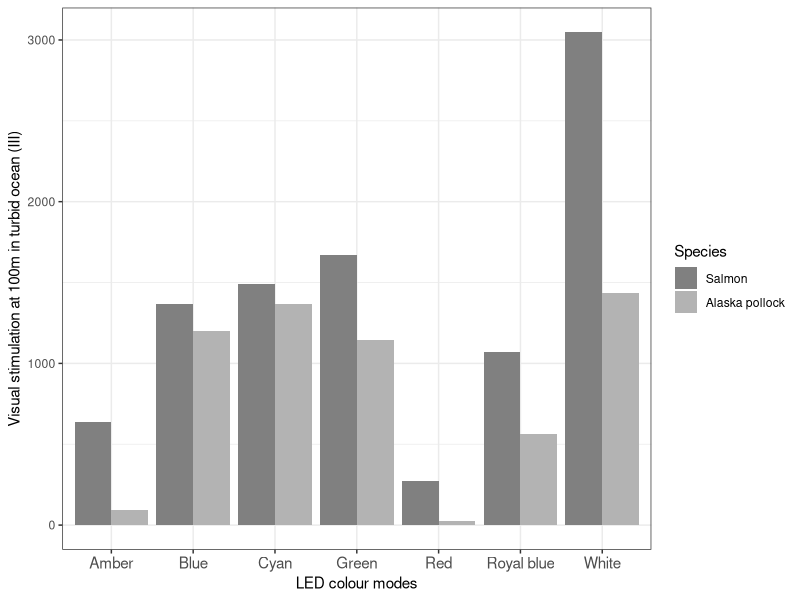
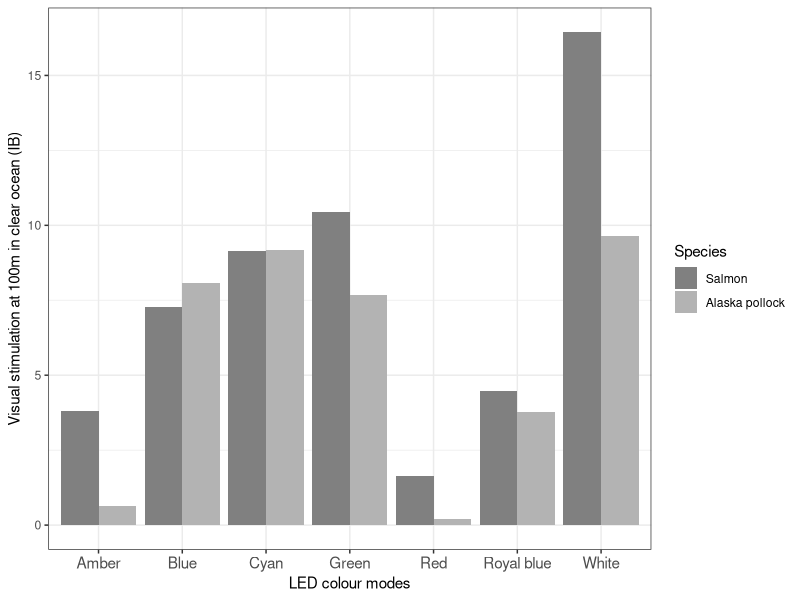
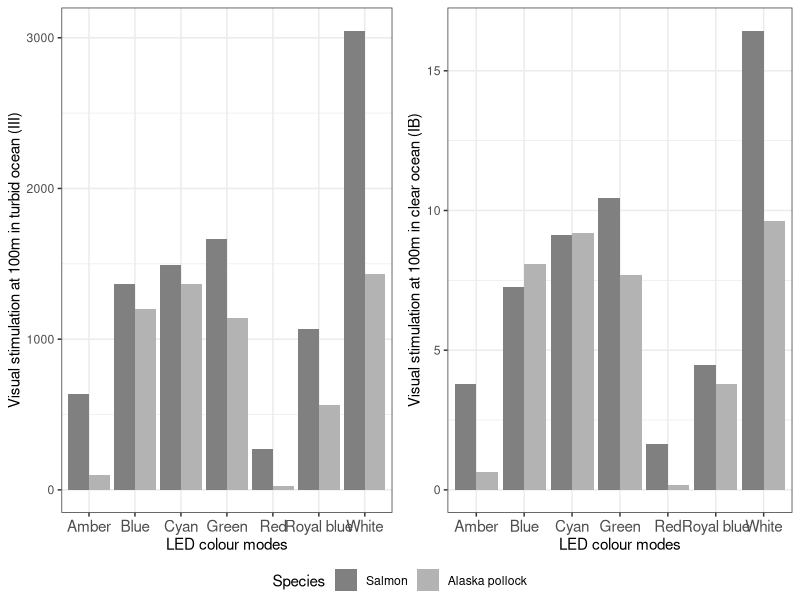
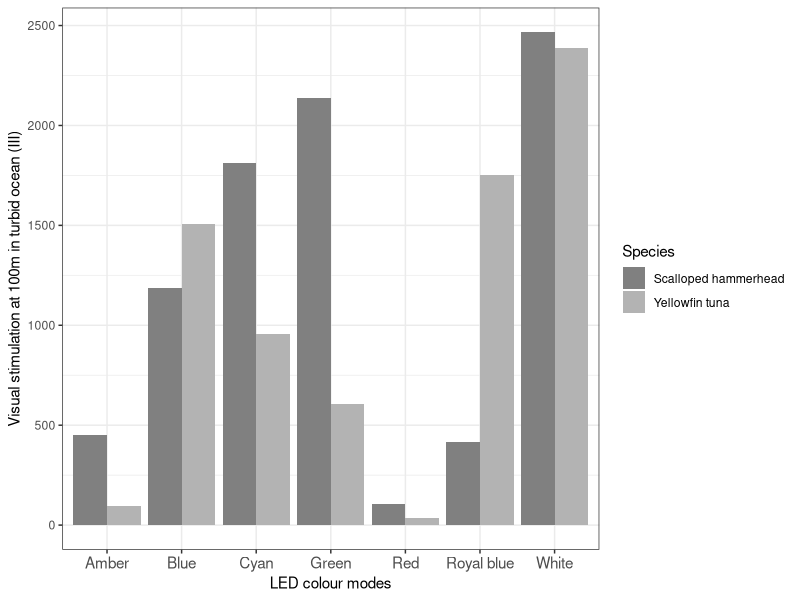
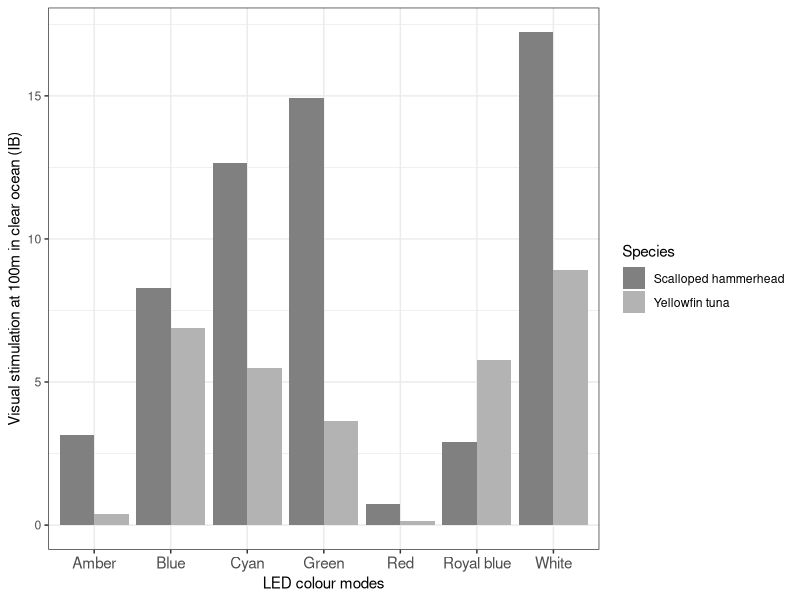
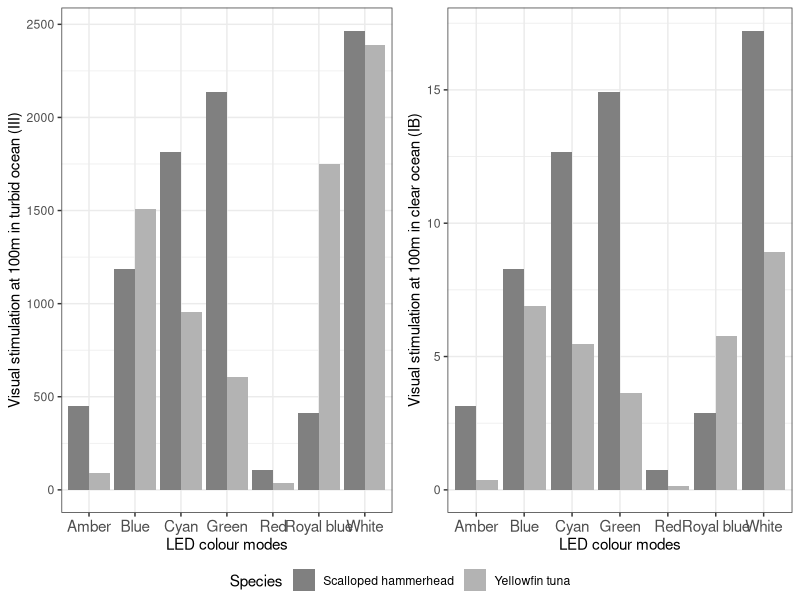
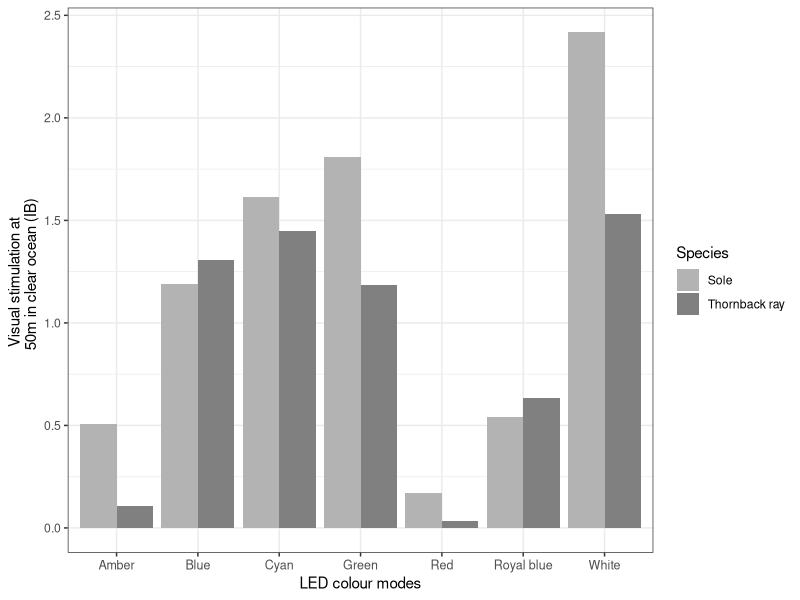
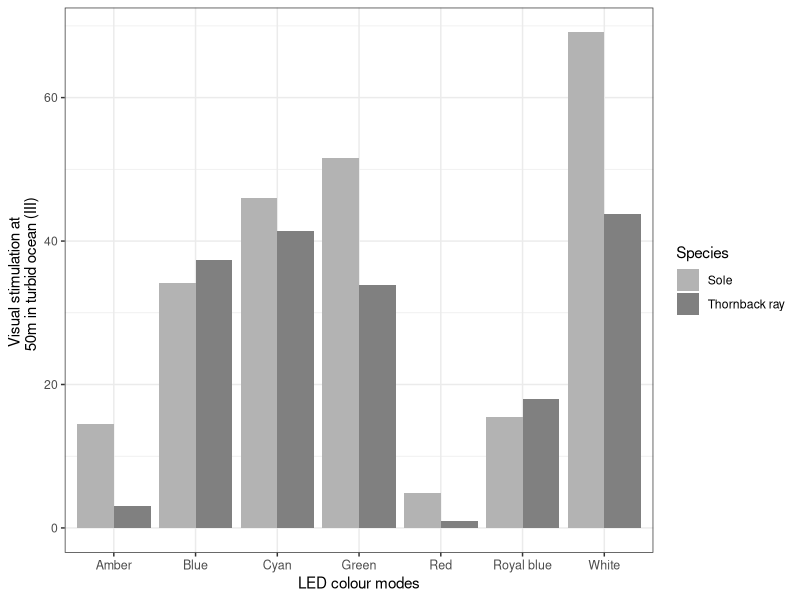

Write the R code that produced these figures, in order.
##Model script for generating values for species' photoreceptor stimulation
##to different coloured LEDs in different water conditions
##Quantum-catch model

#set WD

############Data files####################
##LED COLOURS - irradiance measured 50cm from LED in dark room 
###7 different colour modes.
LED<-read.csv("LED_normalised_new.csv")
##species - generated from inputting peak sensitivities into Pigment Model excel doc.
##which is based on Govardovskiĭ et al 2000 pigment model
species<-read.csv("bycatch_target_sensitivity.csv")
##ocular media files - based on Thorpe et al 1993 pigment classification
###or extracted from the literature from measurements (see Species vision document)
ray_lens<-read.csv("raja_lens_processed.csv")
cod_lens<-read.csv("gadoid_lens_processed.csv")
##need to add 1 up to 700nm
juvenile_yellowfin_lens<-read.csv("juvenile_yellowfin_lens_processed.csv")
sole_lens<-read.csv("raja_lens_processed.csv")
salmon_lens<-read.csv("raja_lens_processed.csv")
##same T50 value as ray
walleye_lens<-read.csv("gadoid_lens_processed.csv")
##gadoid family
juvenile_hammerhead_lens<-read.csv("hammerhead_lens_processed.csv")
##check all 401 in length

##water type backgrounds - extracted from Sticklus 2015, based on Jerlov's ocean quantification
jerlovIb<-read.csv("jerlovIb.csv")
jerlovIII<-read.csv("jerlovIII.csv")

library(dplyr)

##-LED data is normalised for each colour mode (see 'normalising LED spectra' r script)
##species relative sensitivity is the photoreceptor curve for each species (derived from pigment template Govardovskii et al 2000)
##-All relative sensitivities are normalised between 0 and 1.
##-Categories = photoreceptor types (shorter wavelength: sw, medium: mw, longer: lw, rod)
##species = cod, nephrops
##dl=dark,light, unknown (the ambient light conditions that photoreceptor sensitivity was measured in, see Species vision)
##-Aim is to multiply each LED colour mode spectra by each species' sensitivity, 
##then get overall sum of photoreceptor stimulation for different light colour modes
##and for each photoreceptor a species has
##Do the same for background  - multiply photoreceptor sensitivity by background
##then get a ratio of LED to background as final model output
##-Ocular media files (how light transmits through eye structures before retina) for different species
##-These files have been processed from graph extraction software (see 'Ocular media extraction instructions' r script)


##########Species dataframe sorting####################
species_split <- split(species, paste0(species$photoreceptor,sep="_", species$species, sep="_", species$dl))
##split by species, photoreceptor type and dl
##when using bigger dataset, should be maximum of 4 different photoreceptor type
##so maximum of 4 lists per species.
species_split[["lw_salmon_dark"]]
##check out a particular list

a<-lapply(species_split, `[`, 4)

##create a dataframe that reduces lists to just the sensitivity of species,removes every column apart from 4th
#use 'a' to get seperate columns for each species
library("tidyverse")
species_rename<-map2(a, names(a),~rename_all(.x, function(z) paste(.y, z, sep = ".")))
species_df<-(as.data.frame(species_rename))
##add wavelength values in 1nm increments
species_df$wavelength=(300:700)

##next step is to multiply ocular media by photoreceptor sensitivity
##as each ocular media sensitivity is a different file for each species,
##there is separate lines of code for this, per species

#thornbackray
species_df$rod_thornbackray_unknown_OM_sensitivity<-species_df$rod_thornback.ray_unknown.sensitivity*ray_lens$sensitivity
##cod sw
species_df$sw_cod_light_OM_sensitivity<-species_df$sw_cod_light.sensitivity*cod_lens$sensitivity
##cod mw
species_df$mw_cod_light_OM_sensitivity<-species_df$mw_cod_light.sensitivity*cod_lens$sensitivity
##yellowfin rod
species_df$rod_yellowfintuna_dark_OM_sensitivity<-species_df$rod_yellowfin.tuna_dark.sensitivity*juvenile_yellowfin_lens$sensitivity
##yellow fin tuna sw
species_df$sw_yellowfintuna_dark_OM_sensitivity<-species_df$sw_yellowfin.tuna_dark.sensitivity*juvenile_yellowfin_lens$sensitivity
##yellow fin tuna mw
species_df$mw_yellowfintuna_dark_OM_sensitivity<-species_df$mw_yellowfin.tuna_dark.sensitivity*juvenile_yellowfin_lens$sensitivity
##sole sw
species_df$sw_sole_dark_OM_sensitivity<-species_df$sw_sole_dark.sensitivity*sole_lens$sensitivity
#sole mw1
species_df$mw1_sole_dark_OM_sensitivity<-species_df$mw1_sole_dark.sensitivity*sole_lens$sensitivity
#sole mw2
species_df$mw2_sole_dark_OM_sensitivity<-species_df$mw2_sole_dark.sensitivity*sole_lens$sensitivity
#sole lw
species_df$lw_sole_dark_OM_sensitivity<-species_df$lw_sole_dark.sensitivity*sole_lens$sensitivity
#sole rod
species_df$rod_sole_dark_OM_sensitivity<-species_df$rod_sole_dark.sensitivity*sole_lens$sensitivity
#salmon sw
species_df$sw_salmon_dark_OM_sensitivity<-species_df$sw_salmon_dark.sensitivity*salmon_lens$sensitivity
#salmon mw
species_df$mw_salmon_dark_OM_sensitivity<-species_df$mw_salmon_dark.sensitivity*salmon_lens$sensitivity
#salmon lw
species_df$lw_salmon_dark_OM_sensitivity<-species_df$lw_salmon_dark.sensitivity*salmon_lens$sensitivity
#salmon rod
species_df$rod_salmon_dark_OM_sensitivity<-species_df$rod_salmon_dark.sensitivity*salmon_lens$sensitivity
#walleye mw
species_df$mw_walleyepollock_dark_OM_sensitivity<-species_df$mw_walleyepollock_dark.sensitivity*walleye_lens$sensitivity
##hammerhead rod
species_df$rod_juvenilehammerhead_dark_OM_sensitivity<-species_df$rod_juvenilehammerhead_dark.sensitivity*juvenile_hammerhead_lens$sensitivity


##Create new dataframe for ocular media values
ocularmedia<-select(species_df, contains("OM_"))
##now to normalise all columns
##can apply a function to dataframe
normalise <- function(x, na.rm = TRUE) {
  ranx <- range(x, na.rm = na.rm)
  (x - ranx[1]) / diff(ranx)
}

ocularmedia1<-lapply(ocularmedia, FUN=normalise)
##makes into a list

#now to multiply every column in the list by LED values to get quantum catch
##values
white<-sapply(ocularmedia1,FUN= function(x) x*LED$white.norm)
colnames(white) <- paste("white", colnames(white), sep = "_")
##adds prefix of 'white' to all column names. repeat for all colour modes
blue<-sapply(ocularmedia1, FUN= function(x) x*LED$blue.norm)
colnames(blue) <- paste("blue", colnames(blue), sep = "_")
green<-sapply(ocularmedia1,FUN= function(x) x*LED$green.norm)
colnames(green) <- paste("green", colnames(green), sep = "_")
cyan<-sapply(ocularmedia1,FUN= function(x) x*LED$cyan.norm)
colnames(cyan) <- paste("cyan", colnames(cyan), sep = "_")
red<-sapply(ocularmedia1,FUN= function(x) x*LED$red.norm)
colnames(red) <- paste("red", colnames(red), sep = "_")
royalblue<-sapply(ocularmedia1,FUN= function(x) x*LED$royalblue.norm)
colnames(royalblue) <- paste("royalblue", colnames(royalblue), sep = "_")
amber<-sapply(ocularmedia1,FUN= function(x) x*LED$amber.norm)
colnames(amber) <- paste("amber", colnames(amber), sep = "_")

allcolours<-cbind(blue,white,cyan,green,red,royalblue,amber)
allcolours<-as.data.frame(allcolours)
#write.csv(allcolours, "allcoloursquantumcatch1nm.csv")

#########Quantum catch colour modes###########
##sum all colour modes to get quantum catch for each photoreceptor type of each species, for each colour mode
qcvalues<-colSums(allcolours)
qcvalues<-as.data.frame(qcvalues)
##adds new column with row name filled, so now dataframe has 2 columns
qcvalues<-setNames(cbind(rownames(qcvalues), qcvalues, row.names = NULL), 
                   c("species", "QC.light"))
##these are the 'raw' Quatum catch values, assuming no background light
##next step would be to find background irradiance total 
##sort original qc dataframe by colour
##separate by each "_"
library("stringr")
qcvalues2<-as.data.frame(str_split_fixed(qcvalues$species, "_", 6))
qcvalues3<-cbind(qcvalues2, qcvalues$QC.light)
##get rid of unnecessary OM and sensitivity column
qcvalues3<-subset(qcvalues3, select = -c(V5,V6))
colnames(qcvalues3)[1]=("colour")
colnames(qcvalues3)[2]=("photoreceptor")
colnames(qcvalues3)[3]=("species")
colnames(qcvalues3)[4]=("light_conditions_photoreceptors")
colnames(qcvalues3)[5]=("quantum_catch_OM")

###subset for each colour
amber<-subset(qcvalues3, qcvalues3$colour=="amber")
royalblue<-subset(qcvalues3, qcvalues3$colour=="royalblue")
blue<-subset(qcvalues3, qcvalues3$colour=="blue")
cyan<-subset(qcvalues3, qcvalues3$colour=="cyan")
green<-subset(qcvalues3, qcvalues3$colour=="green")
white<-subset(qcvalues3, qcvalues3$colour=="white")
red<-subset(qcvalues3, qcvalues3$colour=="red")



##########Water type quantum catch##############
##need to multiply ocular media table by irradiance of water type for every nm,
##so use ocularmedia1 list and convert to df
ocularmedia_df<-as.data.frame(ocularmedia1)
ocularmedia_df$wavelength=(300:700)
#write.csv(ocularmedia_df, "ocularmedia_df.csv")




###Jerlov type III - semi turbid at 20m

jerlovIII_20m<-mapply(ocularmedia1,FUN= function(x) x*jerlovIII$irradiance_20m)
jerlovIII_20m<-as.data.frame(jerlovIII_20m)
qc_jerlovIII_20m<-colSums(jerlovIII_20m)
qc_jerlovIII_20m<-as.data.frame(qc_jerlovIII_20m)
##add new column with row name filled, so now dataframe has 2 columns
qc_jerlovIII_20m<-setNames(cbind(rownames(qc_jerlovIII_20m), qc_jerlovIII_20m, row.names = NULL), 
                           c("species", "qc_jerlovIII_20m"))


##divide LED qc by quantum catch background
amber$quantumcatch_jerlovIII_20m=amber$quantum_catch_OM/qc_jerlovIII_20m$qc_jerlovIII_20m
royalblue$quantumcatch_jerlovIII_20m=royalblue$quantum_catch_OM/qc_jerlovIII_20m$qc_jerlovIII_20m
blue$quantumcatch_jerlovIII_20m<-blue$quantum_catch_OM/qc_jerlovIII_20m$qc_jerlovIII_20m
cyan$quantumcatch_jerlovIII_20m<-cyan$quantum_catch_OM/qc_jerlovIII_20m$qc_jerlovIII_20m
green$quantumcatch_jerlovIII_20m<-green$quantum_catch_OM/qc_jerlovIII_20m$qc_jerlovIII_20m
white$quantumcatch_jerlovIII_20m<-white$quantum_catch_OM/qc_jerlovIII_20m$qc_jerlovIII_20m
red$quantumcatch_jerlovIII_20m<-red$quantum_catch_OM/qc_jerlovIII_20m$qc_jerlovIII_20m
qc_final_jerlovIII<-rbind(royalblue,blue,cyan,green,amber,red,white)

##50m

jerlovIII_50m<-mapply(ocularmedia1,FUN= function(x) x*jerlovIII$irradiance_50m)
jerlovIII_50m<-as.data.frame(jerlovIII_50m)
qc_jerlovIII_50m<-colSums(jerlovIII_50m)
qc_jerlovIII_50m<-as.data.frame(qc_jerlovIII_50m)
##add new column with row name filled, so now dataframe has 2 columns
qc_jerlovIII_50m<-setNames(cbind(rownames(qc_jerlovIII_50m), qc_jerlovIII_50m, row.names = NULL), 
                           c("species", "qc_jerlovIII_50m"))


###Jerlov III 50m
amber$quantumcatch_jerlovIII_50m=amber$quantum_catch_OM/qc_jerlovIII_50m$qc_jerlovIII_50m
royalblue$quantumcatch_jerlovIII_50m=royalblue$quantum_catch_OM/qc_jerlovIII_50m$qc_jerlovIII_50m
blue$quantumcatch_jerlovIII_50m<-blue$quantum_catch_OM/qc_jerlovIII_50m$qc_jerlovIII_50m
cyan$quantumcatch_jerlovIII_50m<-cyan$quantum_catch_OM/qc_jerlovIII_50m$qc_jerlovIII_50m
green$quantumcatch_jerlovIII_50m<-green$quantum_catch_OM/qc_jerlovIII_50m$qc_jerlovIII_50m
white$quantumcatch_jerlovIII_50m<-white$quantum_catch_OM/qc_jerlovIII_50m$qc_jerlovIII_50m
red$quantumcatch_jerlovIII_50m<-red$quantum_catch_OM/qc_jerlovIII_50m$qc_jerlovIII_50m
qc_final_jerlovIII<-rbind(royalblue,blue,cyan,green,amber,red,white)

#Jerlov III 100m
jerlovIII_100m<-mapply(ocularmedia1,FUN= function(x) x*jerlovIII$irradiance_100m)
jerlovIII_100m<-as.data.frame(jerlovIII_100m)
qc_jerlovIII_100m<-colSums(jerlovIII_100m)
qc_jerlovIII_100m<-as.data.frame(qc_jerlovIII_100m)
##add new column with row name filled, so now dataframe has 2 columns
qc_jerlovIII_100m<-setNames(cbind(rownames(qc_jerlovIII_100m), qc_jerlovIII_100m, row.names = NULL), 
                            c("species", "qc_jerlovIII_100m"))


#100m
amber$quantumcatch_jerlovIII_100m=amber$quantum_catch_OM/qc_jerlovIII_100m$qc_jerlovIII_100m
royalblue$quantumcatch_jerlovIII_100m=royalblue$quantum_catch_OM/qc_jerlovIII_100m$qc_jerlovIII_100m
blue$quantumcatch_jerlovIII_100m<-blue$quantum_catch_OM/qc_jerlovIII_100m$qc_jerlovIII_100m
cyan$quantumcatch_jerlovIII_100m<-cyan$quantum_catch_OM/qc_jerlovIII_100m$qc_jerlovIII_100m
green$quantumcatch_jerlovIII_100m<-green$quantum_catch_OM/qc_jerlovIII_100m$qc_jerlovIII_100m
white$quantumcatch_jerlovIII_100m<-white$quantum_catch_OM/qc_jerlovIII_100m$qc_jerlovIII_100m
red$quantumcatch_jerlovIII_100m<-red$quantum_catch_OM/qc_jerlovIII_100m$qc_jerlovIII_100m
qc_final_jerlovIII<-rbind(royalblue,blue,cyan,green,amber,red,white)


#### jerlov IB (less turbid open ocean)
#20m
jerlovIb_20m<-mapply(ocularmedia1,FUN= function(x) x*jerlovIb$irradiance_20m)
jerlovIb_20m<-as.data.frame(jerlovIb_20m)
qc_jerlovIb_20m<-colSums(jerlovIb_20m)
qc_jerlovIb_20m<-as.data.frame(qc_jerlovIb_20m)
##add new column with row name filled, so now dataframe has 2 columns
qc_jerlovIb_20m<-setNames(cbind(rownames(qc_jerlovIb_20m), qc_jerlovIb_20m, row.names = NULL), 
                          c("species", "qc_jerlovIb_20m"))


##divide by quantum catch background!
amber$quantumcatch_jerlovIb_20m=amber$quantum_catch_OM/qc_jerlovIb_20m$qc_jerlovIb_20m
royalblue$quantumcatch_jerlovIb_20m=royalblue$quantum_catch_OM/qc_jerlovIb_20m$qc_jerlovIb_20m
blue$quantumcatch_jerlovIb_20m<-blue$quantum_catch_OM/qc_jerlovIb_20m$qc_jerlovIb_20m
cyan$quantumcatch_jerlovIb_20m<-cyan$quantum_catch_OM/qc_jerlovIb_20m$qc_jerlovIb_20m
green$quantumcatch_jerlovIb_20m<-green$quantum_catch_OM/qc_jerlovIb_20m$qc_jerlovIb_20m
white$quantumcatch_jerlovIb_20m<-white$quantum_catch_OM/qc_jerlovIb_20m$qc_jerlovIb_20m
red$quantumcatch_jerlovIb_20m<-red$quantum_catch_OM/qc_jerlovIb_20m$qc_jerlovIb_20m
qc_final_jerlovIb<-rbind(royalblue,blue,cyan,green,amber,red,white)


##jerlov ib 50m 

jerlovIb_50m<-mapply(ocularmedia1,FUN= function(x) x*jerlovIb$irradiance_50m)
jerlovIb_50m<-as.data.frame(jerlovIb_50m)
qc_jerlovIb_50m<-colSums(jerlovIb_50m)
qc_jerlovIb_50m<-as.data.frame(qc_jerlovIb_50m)
##add new column with row name filled, so now dataframe has 2 columns
qc_jerlovIb_50m<-setNames(cbind(rownames(qc_jerlovIb_50m), qc_jerlovIb_50m, row.names = NULL), 
                          c("species", "qc_jerlovIb_50m"))


##divide by quantum catch background!
amber$quantumcatch_jerlovIb_50m=amber$quantum_catch_OM/qc_jerlovIb_50m$qc_jerlovIb_50m
royalblue$quantumcatch_jerlovIb_50m=royalblue$quantum_catch_OM/qc_jerlovIb_50m$qc_jerlovIb_50m
blue$quantumcatch_jerlovIb_50m<-blue$quantum_catch_OM/qc_jerlovIb_50m$qc_jerlovIb_50m
cyan$quantumcatch_jerlovIb_50m<-cyan$quantum_catch_OM/qc_jerlovIb_50m$qc_jerlovIb_50m
green$quantumcatch_jerlovIb_50m<-green$quantum_catch_OM/qc_jerlovIb_50m$qc_jerlovIb_50m
white$quantumcatch_jerlovIb_50m<-white$quantum_catch_OM/qc_jerlovIb_50m$qc_jerlovIb_50m
red$quantumcatch_jerlovIb_50m<-red$quantum_catch_OM/qc_jerlovIb_50m$qc_jerlovIb_50m
qc_final_jerlovIb<-rbind(royalblue,blue,cyan,green,amber,red,white)

##jerlov ib 100m 

jerlovIb_100m<-mapply(ocularmedia1,FUN= function(x) x*jerlovIb$irradiance_100m)
jerlovIb_100m<-as.data.frame(jerlovIb_100m)
qc_jerlovIb_100m<-colSums(jerlovIb_100m)
qc_jerlovIb_100m<-as.data.frame(qc_jerlovIb_100m)
##add new column with row name filled, so now dataframe has 2 columns
qc_jerlovIb_100m<-setNames(cbind(rownames(qc_jerlovIb_100m), qc_jerlovIb_100m, row.names = NULL), 
                           c("species", "qc_jerlovIb_100m"))


##divide by quantum catch background
amber$quantumcatch_jerlovIb_100m=amber$quantum_catch_OM/qc_jerlovIb_100m$qc_jerlovIb_100m
royalblue$quantumcatch_jerlovIb_100m=royalblue$quantum_catch_OM/qc_jerlovIb_100m$qc_jerlovIb_100m
blue$quantumcatch_jerlovIb_100m<-blue$quantum_catch_OM/qc_jerlovIb_100m$qc_jerlovIb_100m
cyan$quantumcatch_jerlovIb_100m<-cyan$quantum_catch_OM/qc_jerlovIb_100m$qc_jerlovIb_100m
green$quantumcatch_jerlovIb_100m<-green$quantum_catch_OM/qc_jerlovIb_100m$qc_jerlovIb_100m
white$quantumcatch_jerlovIb_100m<-white$quantum_catch_OM/qc_jerlovIb_100m$qc_jerlovIb_100m
red$quantumcatch_jerlovIb_100m<-red$quantum_catch_OM/qc_jerlovIb_100m$qc_jerlovIb_100m
qc_final_jerlovIb<-rbind(royalblue,blue,cyan,green,amber,red,white)

####for each species, sum  each column and divide by length of each species group

library(dplyr)

##III 100m
qc_final_jerlov_new <- qc_final_jerlovIb %>%
  group_by(species, colour) %>%
  mutate(qc_total_III_100m=sum(quantumcatch_jerlovIII_100m)/length(species))
#III 50m
qc_final_jerlov_new2 <- qc_final_jerlov_new %>%
  group_by(species, colour) %>%
  mutate(qc_total_III_50m=sum(quantumcatch_jerlovIII_50m)/length(species))

#III 20m
qc_final_jerlov_new2.3 <- qc_final_jerlov_new2 %>%
  group_by(species, colour) %>%
  mutate(qc_total_III_20m=sum(quantumcatch_jerlovIII_20m)/length(species))

##IB 50m
qc_final_jerlov_new3 <- qc_final_jerlov_new2.3 %>%
  group_by(species, colour) %>%
  mutate(qc_total_Ib_50m=sum(quantumcatch_jerlovIb_50m)/length(species))

#IB 100M
qc_final_jerlov_new4.2 <- qc_final_jerlov_new3 %>%
  group_by(species, colour) %>%
  mutate(qc_total_Ib_100m=sum(quantumcatch_jerlovIb_100m)/length(species))
#IB 20M

qc_final_jerlov_new4.3 <- qc_final_jerlov_new4.2 %>%
  group_by(species, colour) %>%
  mutate(qc_total_Ib_20m=sum(quantumcatch_jerlovIb_20m)/length(species))

###reduce down to one column row?
##unique colour column

qc_final_jerlov_new32<-qc_final_jerlov_new4.3[!duplicated(qc_final_jerlov_new4.3$colour), ]

qc_final_jerlov_new32<-qc_final_jerlov_new4.3%>% distinct(colour, .keep_all = TRUE)


library(dplyr)
#qc_final_jerlovIb$qc_irradiance_20m_Ib<- paste(qc_jerlovIb_20m$qc_jerlovIb_20m)
#qc_final_jerlovIb$qc_irradiance_50m_Ib<- paste(qc_jerlovIb_50m$qc_jerlovIb_50m)
#qc_final_jerlovIb$qc_irradiance_20m_III<- paste(qc_jerlovIII_20m$qc_jerlovIII_20m)
#qc_final_jerlovIb$qc_irradiance_50m_III<- paste(qc_jerlovIII_50m$qc_jerlovIII_50m)
#qc_final_jerlovIb$qc_irradiance_20m_3c<- paste(qc_jerlov3C_20m$qc_jerlov3C_20m)
#qc_final_jerlovIb$qc_irradiance_50m_3c<- paste(qc_jerlov3C_50m$qc_jerlov3C_50m)
#write.csv(qc_final_jerlovIb, "quantum_catch__final_values.csv")

#df_transpose = t(qc_final_jerlovIb)

###Final data frame

library(ggplot2)
#walleye
walleye<-subset(qc_final_jerlov_new32, qc_final_jerlov_new32$species=="walleyepollock")
#salmon
salmon<-subset(qc_final_jerlov_new32, qc_final_jerlov_new32$species=="salmon")
#tuna
tuna<-subset(qc_final_jerlov_new32, qc_final_jerlov_new32$species=="yellowfintuna")
#hammerhead
hammerhead<-subset(qc_final_jerlov_new32, qc_final_jerlov_new32$species=="juvenilehammerhead")
sole<-subset(qc_final_jerlov_new32, qc_final_jerlov_new32$species=="sole")
thornbackray<-subset(qc_final_jerlov_new32, qc_final_jerlov_new32$species=="thornbackray")
nephrops<-subset(qc_final_jerlov_new32, qc_final_jerlov_new32$species=="nephrops")
cod<-subset(qc_final_jerlov_new32, qc_final_jerlov_new32$species=="cod")



#######CHAPTER 1 - Visual modelling case studies##########
##Alaska pollock and salmon
##Berring sea, ocean type III (according to Jerlov 1968)
##depths between 330 - 980ft (<100m)
##have data on 100m and 200m
library(ggpubr)
library(scales)

walleye_salmon<-rbind(walleye, salmon)
##100M turbid ocean
colourplotIII<-ggplot(walleye_salmon, aes(fill=species, y=qc_total_III_100m, x=colour)) +
  geom_bar(position="dodge", stat="identity")+
  labs(x = "LED colour modes", 
       y = "Visual stimulation at 100m in turbid ocean (III)",
       fill= "Species")+
  theme_bw()+
  theme(text = element_text(size=11))+
  theme(axis.text.x = element_text(size = 11))+   
  scale_x_discrete(labels = label_wrap(11)) +  theme(text = element_text(size=11))+
  scale_x_discrete(labels=c('Amber', 'Blue', 'Cyan', 'Green', 'Red','Royal blue', 'White'))+
  scale_fill_grey(start = 0.5, end=0.7, labels=c('Salmon', 'Alaska pollock'))
colourplotIII
##salmon is more visually stimulated than pollock

## less turbid water 100m IB
colourplotIb<-ggplot(walleye_salmon, aes(fill=species, y=qc_total_Ib_100m, x=colour)) +
  geom_bar(position="dodge", stat="identity")+
  labs(x = "LED colour modes", 
       y = "Visual stimulation at 100m in clear ocean (IB)",
       fill= "Species")+
  theme_bw()+
  theme(text = element_text(size=11))+
  theme(axis.text.x = element_text(size = 11))+   
  scale_x_discrete(labels = label_wrap(11)) +  theme(text = element_text(size=11))+
  scale_x_discrete(labels=c('Amber', 'Blue', 'Cyan', 'Green', 'Red','Royal blue', 'White'))+
  scale_fill_grey(start = 0.5, end=0.7, labels=c('Salmon', 'Alaska pollock'))
colourplotIb

ggarrange(colourplotIII,colourplotIb, ncol=2, nrow=1, common.legend = TRUE, legend="bottom")

###case study 2 - brazillian longlines scalloped hammerhead and tuna
##open water 100m

tuna_hammerhead<-rbind(tuna, hammerhead)
#both
colourplotIII<-ggplot(tuna_hammerhead, aes(fill=species, y=qc_total_III_100m, x=colour)) +
  geom_bar(position="dodge", stat="identity")+
  labs(x = "LED colour modes", 
       y = "Visual stimulation at 100m in turbid ocean (III)",
       fill= "Species")+
  theme_bw()+
  theme(text = element_text(size=11))+
  theme(axis.text.x = element_text(size = 11))+   
  scale_x_discrete(labels = label_wrap(11)) +  theme(text = element_text(size=11))+
  scale_x_discrete(labels=c('Amber', 'Blue', 'Cyan', 'Green', 'Red','Royal blue', 'White'))+
  scale_fill_grey(start = 0.5, end=0.7, labels=c('Scalloped hammerhead', 'Yellowfin tuna'))
colourplotIII

#ib 100
colourplotIb<-ggplot(tuna_hammerhead, aes(fill=species, y=qc_total_Ib_100m, x=colour)) +
  geom_bar(position="dodge", stat="identity")+
  labs(x = "LED colour modes", 
       y = "Visual stimulation at 100m in clear ocean (IB)",
       fill= "Species")+
  theme_bw()+
  theme(text = element_text(size=11))+
  theme(axis.text.x = element_text(size = 11))+   
  scale_x_discrete(labels = label_wrap(11)) +  theme(text = element_text(size=11))+
  scale_x_discrete(labels=c('Amber', 'Blue', 'Cyan', 'Green', 'Red','Royal blue', 'White'))+
  scale_fill_grey(start = 0.5, end=0.7, labels=c('Scalloped hammerhead', 'Yellowfin tuna'))
colourplotIb


ggarrange(colourplotIII,colourplotIb, ncol=2, nrow=1, common.legend = TRUE, legend="bottom")

##skate and sole
##50m IB - open ocean, not the clearest
thornbackray_sole<-rbind(thornbackray, sole)

#both
colourplotIb<-ggplot(thornbackray_sole, aes(fill=species, y=qc_total_Ib_50m, x=colour)) +
  geom_bar(position="dodge", stat="identity")+
  labs(x = "LED colour modes", 
       y = "Visual stimulation at 
   50m in clear ocean (IB)",
       fill= "Species")+
  theme_bw()+
  theme(axis.text.x = element_text(size = 9))+   
  theme(text = element_text(size=11))+
  scale_x_discrete(labels = label_wrap(10)) +  theme(text = element_text(size=11))+
  scale_x_discrete(labels=c('Amber', 'Blue', 'Cyan', 'Green', 'Red','Royal blue', 'White'))+
  scale_fill_grey(start = 0.7, end=0.5, labels=c('Sole', 'Thornback ray'))
colourplotIb

colourplotIII<-ggplot(thornbackray_sole, aes(fill=species, y=qc_total_III_50m, x=colour)) +
  geom_bar(position="dodge", stat="identity")+
  labs(x = "LED colour modes", 
       y = "Visual stimulation at 
   50m in turbid ocean (III)",
       fill= "Species")+
  theme_bw()+
  theme(axis.text.x = element_text(size = 9))+   
  theme(text = element_text(size=11))+
  scale_x_discrete(labels = label_wrap(10)) +  theme(text = element_text(size=11))+
  scale_x_discrete(labels=c('Amber', 'Blue', 'Cyan', 'Green', 'Red','Royal blue', 'White'))+
  scale_fill_grey(start = 0.7, end=0.5, labels=c('Sole', 'Thornback ray'))
colourplotIII


colourplotIII2<-ggplot(thornbackray_sole, aes(fill=species, y=qc_total_III_20m, x=colour)) +
  geom_bar(position="dodge", stat="identity")+
  labs(x = "LED colour modes", 
       y = "Visual stimulation at 
   20m in turbid ocean (III)",
       fill= "Species")+
  theme_bw()+
  theme(axis.text.x = element_text(size = 9))+   
  theme(text = element_text(size=11))+
  scale_x_discrete(labels = label_wrap(10)) +  theme(text = element_text(size=11))+
  scale_x_discrete(labels=c('Amber', 'Blue', 'Cyan', 'Green', 'Red','Royal blue', 'White'))+
  scale_fill_grey(start = 0.7, end=0.5, labels=c('Sole', 'Thornback ray'))
colourplotIII2

colourplotIb2<-ggplot(thornbackray_sole, aes(fill=species, y=qc_total_Ib_20m, x=colour)) +
  geom_bar(position="dodge", stat="identity")+
  labs(x = "LED colour modes", 
       y = "Visual stimulation at 
   20m in clear ocean (IB)",
       fill= "Species")+
  theme_bw()+
  theme(axis.text.x = element_text(size = 9))+   
  theme(text = element_text(size=11))+
  scale_x_discrete(labels = label_wrap(10)) +  theme(text = element_text(size=11))+
  scale_x_discrete(labels=c('Amber', 'Blue', 'Cyan', 'Green', 'Red','Royal blue', 'White'))+
  scale_fill_grey(start = 0.7, end=0.5, labels=c('Sole', 'Thornback ray'))
colourplotIb2

ggarrange(colourplotIII,colourplotIII2, colourplotIb,colourplotIb2, ncol=2, nrow=2, common.legend = TRUE, legend="bottom")

##nephrops
nephrops<-subset(qc_final_jerlov_new32, qc_final_jerlov_new32$species=="nephrops")
cod<-subset(qc_final_jerlov_new32, qc_final_jerlov_new32$species=="cod")

cod_nephrops<-rbind(cod, nephrops)
#both
colourplotIII<-ggplot(cod_nephrops, aes(fill=species, y=qc_total_III_100m, x=colour)) +
  geom_bar(position="dodge", stat="identity")+
  labs(x = "LED colour modes", 
       y = "Visual stimulation at 100m in turbid ocean (III)",
       fill= "Species")+
  theme_bw()+
  theme(axis.text.x = element_text(size = 11))+   
  scale_x_discrete(labels = label_wrap(11)) +  theme(text = element_text(size=11))+
  scale_x_discrete(labels=c('Amber', 'Blue', 'Cyan', 'Green', 'Red','Royal blue', 'White'))+
  scale_fill_grey(start = 0.5, end=0.7, labels=c('Cod', 'Nephrops'))
colourplotIII

#IB
colourplotIb<-ggplot(cod_nephrops, aes(fill=species, y=qc_total_Ib_100m, x=colour)) +
  geom_bar(position="dodge", stat="identity")+
  labs(x = "LED colour modes", 
       y = "Visual stimulation at 100m in clear ocean (IB)",
       fill= "Species")+
  theme_bw()+
  theme(axis.text.x = element_text(size = 11))+   
  scale_x_discrete(labels = label_wrap(11)) +  theme(text = element_text(size=11))+
  scale_x_discrete(labels=c('Amber', 'Blue', 'Cyan', 'Green', 'Red','Royal blue', 'White'))+
  scale_fill_grey(start = 0.5, end=0.7, labels=c('Cod', 'Nephrops'))
colourplotIb

ggarrange(colourplotIII,colourplotIb, ncol=2, nrow=1, common.legend = TRUE, legend="bottom")
